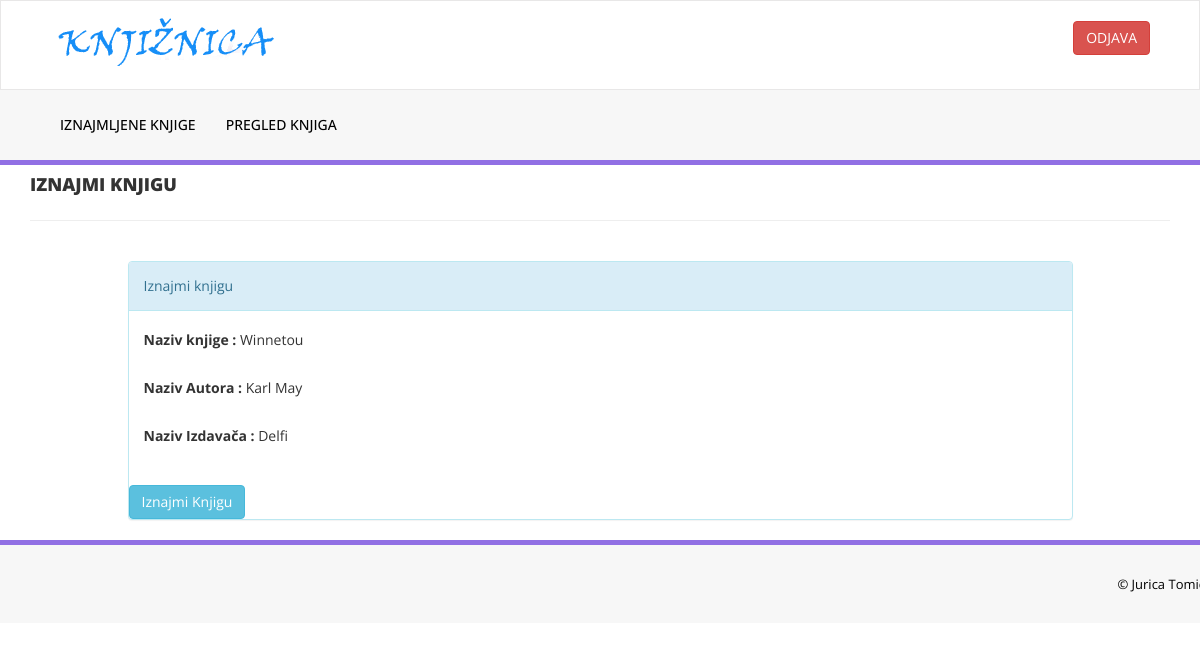
The page /urediIznajmljivanjeClan.php?ID_Knjige=2 (signed in) on the database as committed earlier.
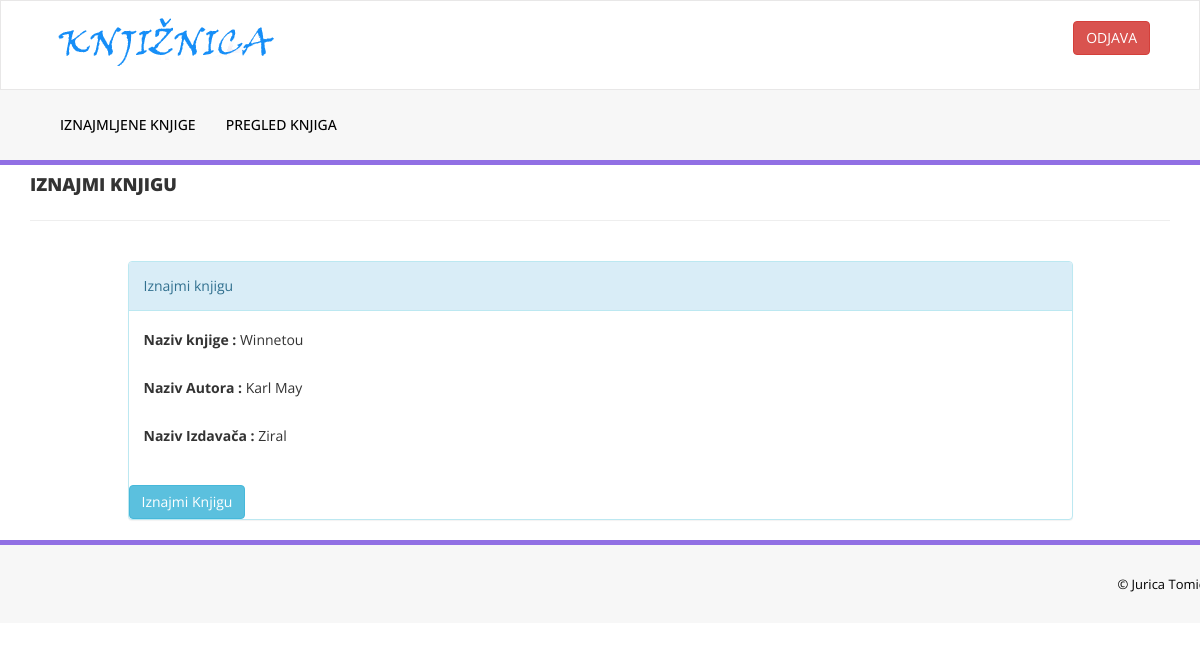
The same page on the database as committed later.
### tables this page shows
CREATE TABLE `knjige` (
  `ID_Knjige` int(11) NOT NULL,
  `Naziv` varchar(100) NOT NULL,
  `Godina_Izdavanja` varchar(10) DEFAULT NULL,
  `Status` tinyint(1) DEFAULT 1,
  `Autor_ID` int(11) NOT NULL,
  `Izdavac_ID` int(11) NOT NULL,
  `Br_Stranica` int(11) NOT NULL
);

CREATE TABLE `izdavaci` (
  `ID_Izdavac` int(11) NOT NULL,
  `Naziv` varchar(100) NOT NULL
);

CREATE TABLE `autori` (
  `ID_Autor` int(11) NOT NULL,
  `Naziv_Autora` varchar(100) NOT NULL
);

### urediIznajmljivanjeClan.php (the view, shortened to what this page needs)
<?php
include('includes/config.php');
if(strlen($_SESSION['login'])==0)
    {
header('location:index.php');
}
else{
?>
<!DOCTYPE html>
<html xmlns="http://www.w3.org/1999/xhtml">
<head>
    <link href="assets/css/bootstrap.css" rel="stylesheet" />
    <link href="assets/css/font-awesome.css" rel="stylesheet" />
    <link href="assets/css/style.css" rel="stylesheet" />
</head>
<body>
<?php include('includes/headerUser.php');?>
    <div class="content-wra
    <div class="content-wrapper">
         <div class="container">
        <div class="row pad-botm">
            <div class="col-md-12">
                <h4 class="header-line">Iznajmi knjigu</h4>
                            </div>
</div>
<div class="row">
<div class="col-md-10 col-sm-6 col-xs-12 col-md-offset-1"">
<div class="panel panel-info">
<div class="panel-heading">
Iznajmi knjigu
</div>
<div class="panel-body">
<form role="form" method="post">
<?php
$ID_Knjige=intval($_GET['ID_Knjige']);
$sql = "SELECT knjige.ID_Knjige, knjige.Naziv, knjige.Status, autori.Naziv_Autora as autnzv , izdavaci.Naziv as izdnzv from knjige inner join autori on knjige.Autor_ID= autori.ID_Autor inner join izdavaci on knjige.Izdavac_ID= izdavaci.ID_Izdavac where ID_Knjige=:ID_Knjige";
$query = $dbh -> prepare($sql);
$query->bindParam(':ID_Knjige',$ID_Knjige,PDO::PARAM_STR);
$query->execute();
$results=$query->fetchAll(PDO::FETCH_OBJ);
if($query->rowCount() > 0)
{
foreach($results as $result)
{               ?>
<div class="form-group">
<label> Naziv knjige :</label>
<?php echo htmlentities($result->Naziv);?>
</div>
<div class="form-group">
<label> Naziv Autora :</label>
<?php echo htmlentities($result->autnzv);?>
</div>
<div class="form-group">
<label>Naziv Izdavača :</label>
<?php echo htmlentities($result->izdnzv);?>
</div>
</div>
 <?php if($result->Status==1){?>
<button type="submit" name="return" id="submit" class="btn btn-info">Iznajmi Knjigu </button>
 </div>
<?php }}} ?>
                            </div>
                        </div>
                            </div>
        </div>
  <?php include('includes/footer.php');?>
</body>
</html>
<?php } ?>

Rows that differ between the two databases and show on the page:
changed knjige "Winnetou": izdavaci.Naziv "Delfi" → "Ziral"
